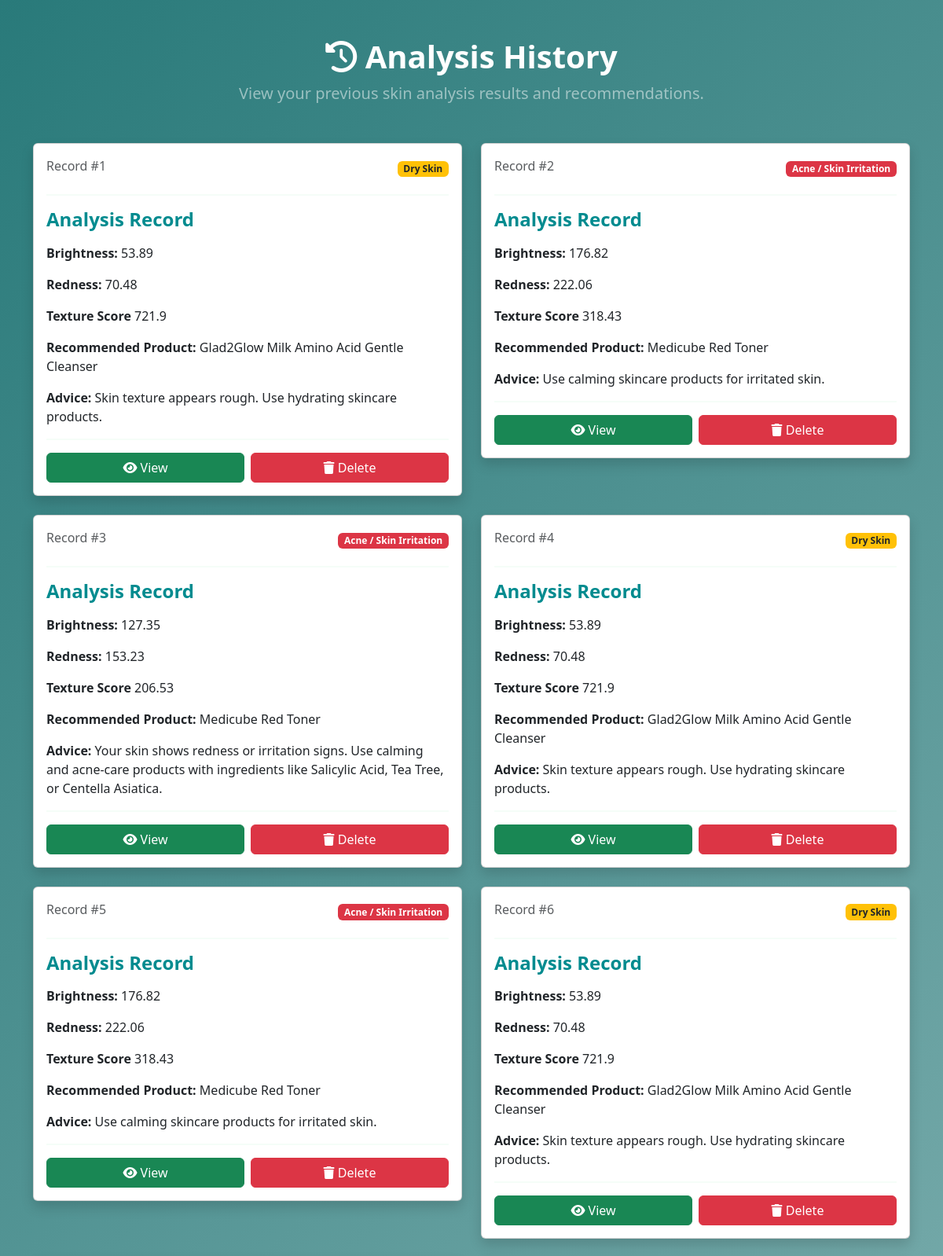
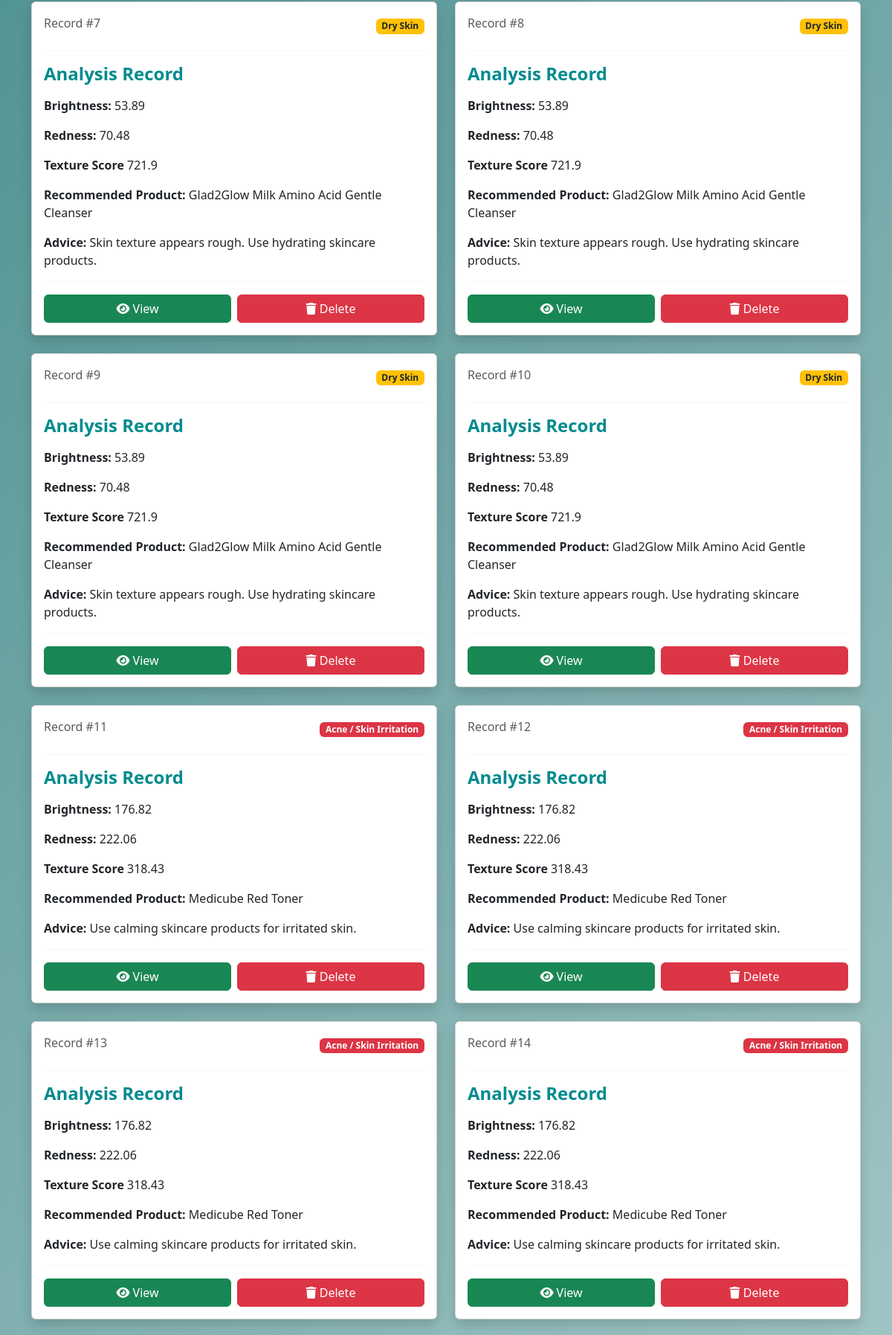
Screenshot of /history (signed in, upper part) with the database file from the repository (2 pictures, top to bottom).
### tables this page shows
CREATE TABLE analysis_history (
    id INTEGER PRIMARY KEY AUTOINCREMENT,
    user_id INTEGER,
    image_path TEXT,
    brightness REAL,
    redness REAL,
    condition TEXT,
    product TEXT,
    advice TEXT
, severity TEXT, texture REAL);

### app.py (the view)
@app.route('/history')
def history():
    if 'user_id' not in session:
        return redirect('/')
    conn = get_db()
    history = conn.execute(
        '''
        SELECT * FROM analysis_history
        WHERE user_id = ?
        ORDER BY id DESC
        ''',
        (session['user_id'],)
    ).fetchall()
    conn.close()
    return render_template(
        'history.html',
        history=history
    )

### app.py (called while the page is built)
def get_db():
    conn = sqlite3.connect("database.db")
    conn.row_factory = sqlite3.Row
    return conn

### templates/history.html (shortened to what this page needs)
<!DOCTYPE html>
<html>
<head>
    <link href="https://cdn.jsdelivr.net/npm/bootstrap@5.3.3/dist/css/bootstrap.min.css"
    rel="stylesheet">
    <link rel="stylesheet"
    href="https://cdnjs.cloudflare.com/ajax/libs/font-awesome/6.5.1/css/all.min.css">
    <link rel="stylesheet"
    href="{{ url_for('static', filename='css/style.css') }}">
</head>
<body>
<div class="container mt-5">
   <div class="text-center mb-5">
    <h1 class="fw-bold text-white">
        <i class="fas fa-history"></i>
        Analysis History
    </h1>
    <p class="text-white-50 fs-5">
        View your previous skin analysis results and recommendations.
    </p>
</div>
    {% if history %}
    <div class="row">
        {% for item in history %}
        <div class="col-md-6 mb-4">
            <div class="card history-card shadow">
                <div class="card-body">
                    <div class="d-flex justify-content-between align-items-center">
                        <p class="text-muted mb-2">
                            Record #{{ loop.index }}
                        </p>
                        {% if item['condition'] == 'Acne / Skin Irritation' %}
                        <span class="badge bg-danger condition-badge">
                            {{ item['condition'] }}
                        </span>
                        {% elif item['condition'] == 'Dry Skin' %}
                        <span class="badge bg-warning text-dark condition-badge">
                            {{ item['condition'] }}
                        </span>
                        {% else %}
                        <span class="badge bg-success condition-badge">
                            {{ item['condition'] }}
                        </span>
                        {% endif %}
                    </div>
                    <hr>
                    <h4 class="page-title mb-3">
                        Analysis Record
                    </h4>
                    <p>
                        <strong>Brightness:</strong>
                        {{ item['brightness'] }}
                    </p>
                    <p>
                        <strong>Redness:</strong>
                        {{ item['redness'] }}
                    </p>
                    <p>
                        <strong>Texture Score</strong>
                        {{ item['texture'] }}
                    </p>
                    <p>
                        <strong>Recommended Product:</strong>
                        {{ item['product'] }}
                    </p>
                    <p>
                        <strong>Advice:</strong>
                        {{ item['advice'] }}
                    </p>
                    <hr>
                    <div class="d-flex gap-2">
                        <a href="/history/view/{{ item['id'] }}"
                           class="btn btn-success w-50">
                            <i class="fa-solid fa-eye"></i>
                            View
                        </a>
                        <a href="/history/delete/{{ item['id'] }}"
                           class="btn btn-danger w-50"
                           onclick="return confirm('Are you sure you want to delete this analysis?')">
                            <i class="fa-solid fa-trash"></i>
                            Delete
                        </a>
                    </div>
                </div>
            </div>
        </div>
        {% endfor %}
    </div>
    {% else %}
    <div class="alert alert-info text-center">
        No analysis history available.
    </div>
    {% endif %}
</div>
</body>
</html>

### static/css/style.css (style rules this page uses)
:root { --watsons-primary:#008B8F; --watsons-dark:#006D70; --watsons-light:#EAF7F7; --watsons-accent:#E53E30; --watsons-white:#FFFFFF; }
body { background: linear-gradient( 135deg, #297a7a, #FFFFFF ); min-height:100vh; }
.page-title { color:var(--watsons-primary); font-weight:bold; }
hr { border-top:2px solid #d6f5e4; }

### rows the page displays
analysis_history: condition "Dry Skin", brightness "53.89", redness "70.48", texture "721.9", product "Glad2Glow Milk Amino Acid Gentle Cleanser", advice "Skin texture appears rough. Use hydrating skincare products."
analysis_history: condition "Acne / Skin Irritation", brightness "176.82", redness "222.06", texture "318.43", product "Medicube Red Toner", advice "Use calming skincare products for irritated skin."
analysis_history: condition "Acne / Skin Irritation", brightness "127.35", redness "153.23", texture "206.53", product "Medicube Red Toner", advice "Your skin shows redness or irritation signs. Use calming and acne-care products with ingredients like Salicylic Acid, Tea Tree, or Centella Asiatica."
analysis_history: condition "Dry Skin", brightness "53.89", redness "70.48", texture "721.9", product "Glad2Glow Milk Amino Acid Gentle Cleanser", advice "Skin texture appears rough. Use hydrating skincare products."
analysis_history: condition "Acne / Skin Irritation", brightness "176.82", redness "222.06", texture "318.43", product "Medicube Red Toner", advice "Use calming skincare products for irritated skin."
analysis_history: condition "Dry Skin", brightness "53.89", redness "70.48", texture "721.9", product "Glad2Glow Milk Amino Acid Gentle Cleanser", advice "Skin texture appears rough. Use hydrating skincare products."
analysis_history: condition "Dry Skin", brightness "53.89", redness "70.48", texture "721.9", product "Glad2Glow Milk Amino Acid Gentle Cleanser", advice "Skin texture appears rough. Use hydrating skincare products."
analysis_history: condition "Dry Skin", brightness "53.89", redness "70.48", texture "721.9", product "Glad2Glow Milk Amino Acid Gentle Cleanser", advice "Skin texture appears rough. Use hydrating skincare products."
analysis_history: condition "Dry Skin", brightness "53.89", redness "70.48", texture "721.9", product "Glad2Glow Milk Amino Acid Gentle Cleanser", advice "Skin texture appears rough. Use hydrating skincare products."
analysis_history: condition "Dry Skin", brightness "53.89", redness "70.48", texture "721.9", product "Glad2Glow Milk Amino Acid Gentle Cleanser", advice "Skin texture appears rough. Use hydrating skincare products."
analysis_history: condition "Acne / Skin Irritation", brightness "176.82", redness "222.06", texture "318.43", product "Medicube Red Toner", advice "Use calming skincare products for irritated skin."
analysis_history: condition "Acne / Skin Irritation", brightness "176.82", redness "222.06", texture "318.43", product "Medicube Red Toner", advice "Use calming skincare products for irritated skin."
analysis_history: condition "Acne / Skin Irritation", brightness "176.82", redness "222.06", texture "318.43", product "Medicube Red Toner", advice "Use calming skincare products for irritated skin."
analysis_history: condition "Acne / Skin Irritation", brightness "176.82", redness "222.06", texture "318.43", product "Medicube Red Toner", advice "Use calming skincare products for irritated skin."
